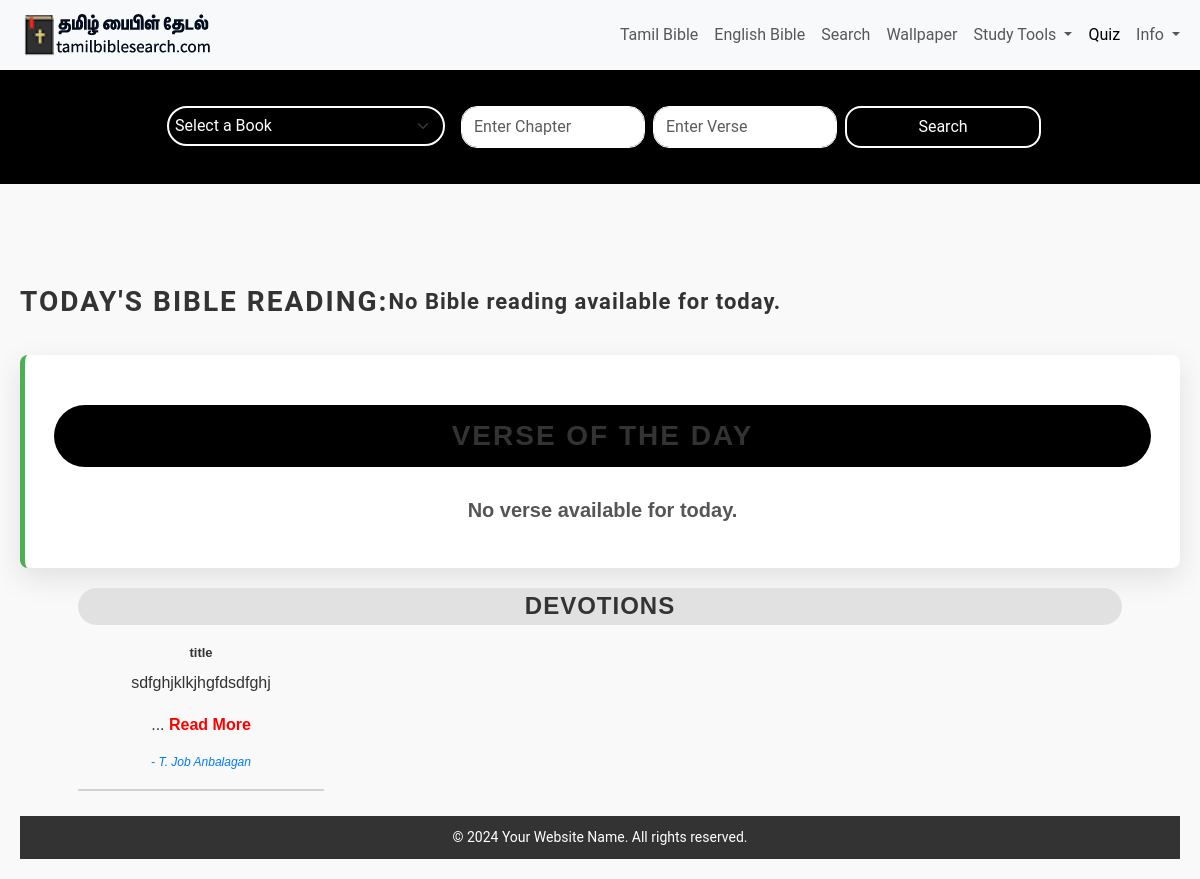
The page / on the database its author committed.
### myapp/models.py (models this page shows, shortened)
class Authormessage(models.Model):
    title = models.CharField(max_length=100)
    url = models.CharField(max_length=100)
    author = models.ForeignKey('Author', on_delete=models.CASCADE, related_name='bible_references')
    select_tag = models.ManyToManyField('TaxonomyBibleStudy', related_name='selected_tags')
    tamil_bible_message = RichTextField(null=True, blank=True)
    view_count = models.IntegerField(default=0)  # Field to track view count

class Author(models.Model):
    add_author = models.CharField(max_length=100)

### myapp/views.py (the view, shortened to what this page needs)
# urls.py: path('', views.index, name='index'),
def index(request):
    books = BibleDb.objects.values('tamilname').distinct()
    old_test = OldTestamentBook.objects.all()
    new_test = NewTestamentBook.objects.all()
    bookschapter = []
    for i in old_test:
        bookschapter.append(i.booknametamil)
    for j in new_test:
        bookschapter.append(j.booknametamil)
    today = date.today()
    daily_verse = None
    bible_reading = None
    try:
        daily_verse = Verse_of_the_day.objects.get(date=today)
    except Verse_of_the_day.DoesNotExist:
        daily_verse = None  # or set a default value if necessary
    try:
        bible_reading = Daily_bible_reading.objects.get(date=today)
    except Daily_bible_reading.DoesNotExist:
        bible_reading = None  # or set a default value if necessary
    sermons = Authormessage.objects.all().order_by('-id')[:8]
    book_names = BibleDb.objects.values_list('bookname', flat=True).distinct()
    return render(request, 'index.html', {
        'book_names': book_names,
        'bookschapter': bookschapter,
        'books': books,
        'daily_verse': daily_verse,
        'bible_reading': bible_reading,
        'sermons': sermons,
    })

### myapp/templates/index.html (shortened to what this page needs)
{% extends 'base.html' %}
{% load static %}
{% block content %}
<head>
</head>
<body>
    <div class="container">
        <div style="display: flex; align-items: center; margin-bottom: 20px; font-family: 'Roboto', sans-serif;">
            <h1
                style="font-size: 28px; color: #333; margin-bottom: 15px; font-weight: bold; text-align: center; text-transform: uppercase; letter-spacing: 2px; transition: color 0.3s ease;">
                Today's Bible Reading:
            </h1>
            {% if bible_reading %}
            <p
                style="font-size: 22px; color: #333; font-weight: bold; letter-spacing: 1px; transition: color 0.3s ease;">
                {{ bible_reading.tamilname }} ({{ bible_reading.bookname }}) {{ bible_reading.chapter }}
            </p>
            {% else %}
            <p
                style="font-size: 22px; color: #333; font-weight: bold; letter-spacing: 1px; transition: color 0.3s ease;">
                No Bible reading available for today.
            </p>
            {% endif %}
        </div>
        <div class="verse-of-the-day"
            style="background-color: #fff; border-left: 5px solid #4CAF50; padding: 30px; margin: 20px 0; font-family: 'Arial', sans-serif; box-shadow: 0 10px 30px rgba(0, 0, 0, 0.1); display: flex; flex-direction: column; border-radius: 8px; transition: transform 0.3s ease, box-shadow 0.3s ease;">
            <h1
                style="font-size: 28px; color: #333; margin-bottom: 15px; font-weight: bold; text-align: center; text-transform: uppercase; letter-spacing: 2px; transition: color 0.3s ease;">
                Verse of the Day
            </h1>
            {% if daily_verse %}
            <p
                style="font-size: 20px; color: #555; line-height: 1.8; font-weight: 700; text-align: center; transition: color 0.3s ease;">
                {{ daily_verse.tamilname }} ({{ daily_verse.bookname }}) {{ daily_verse.chapter }}:{{daily_verse.versecount }}
            </p><br>
            <p><strong>{{ daily_verse.verse }}</strong></p><br>
            <p><strong>{{ daily_verse.kjv }}</strong></p>
            {% else %}
            <p style="font-size: 20px; color: #555; text-align: center; font-weight: 700; transition: color 0.3s ease;">
                No verse available for today.
            </p>
            {% endif %}
        </div>
        <div style="width: 90%; margin: 0 auto; font-family: Arial, sans-serif;">
            <h1
                style="text-align: center; font-size: 24px; color: #333;background: #e1e1e1;border-radius: 35px;text-align: center;padding: 4px;">
                Devotions</h1>
            <div style="display: grid; grid-template-columns: repeat(4, 1fr); gap: 20px;">
                {% for sermon in sermons %}
                <div
                    style="text-align: center;border-bottom: 2px solid lightgray;text-align: center;    margin-top: 5px;">
                    <h2 style="font-size: 13px; color: #333; font-weight: bold; margin-bottom: 10px;">{{ sermon.title }}
                    </h2>
                    <p style="font-size: 14px; color: #555; line-height: 1.5; margin-bottom: 10px;">
                        {{ sermon.tamil_bible_message|safe|slice:":50" }}...
                        <a href="{% url 'sermon_detail' sermon.url %}"
                            style="color: red; text-decoration: none; font-weight: bold;">Read More</a>
                    </p>
                    <p style="font-size: 12px; color: #007BFF; font-style: italic; margin-top: 10px;">- {{ sermon.author.add_author }}</p>
                </div>
                {% empty %}
                <p style="grid-column: span 4; text-align: center; font-size: 16px; color: #777;">No devotions
                    available.</p>
                {% endfor %}
            </div>
        </div>
        <br>
        <footer>
            <div class="footer-bottom">
                <p>&copy; 2024 Your Website Name. All rights reserved.</p>
            </div>
        </footer>
        {% endblock %}

### myapp/templates/index.html (style rules this page uses)
body { font-family: 'Roboto', Arial, sans-serif; background-color: #f9f9f9; margin: 0; padding: 0; line-height: 1.6; color: #333; }
.container { max-width: 1200px; margin: 0 auto; padding: 20px; }
h1 { font-size: 32px; color: white; text-align: center; font-weight: 700; margin-bottom: 15px; letter-spacing: 1px; text-transform: uppercase; }
.verse-of-the-day { background-color: #fff; border-left: 5px solid #4CAF50; padding: 30px; margin: 20px 0; border-radius: 10px; box-shadow: 0 5px 20px rgba(0, 0, 0, 0.15); text-align: center; transition: transform 0.3s ease, box-shadow 0.3s ease; }
.verse-of-the-day h1 { font-size: 26px; font-weight: 700; padding: 14px; margin: -1px; border-radius: 86px; background-color: black; text-transform: uppercase; color: white; margin-bottom: 15px; margin-top: 20px; }
.verse-of-the-day p { font-size: 18px; color: black; font-weight: 800; line-height: 1.8; margin: 10px 0; }
footer { background-color: #333; color: #fff; text-align: center; padding: 10px 0; font-size: 14px; }
footer p { margin: 0; }

### rows shown on the page
Authormessage: title "title", tamil_bible_message "sdfghjklkjhgfdsdfghj", author.add_author "T. Job Anbalagan"
